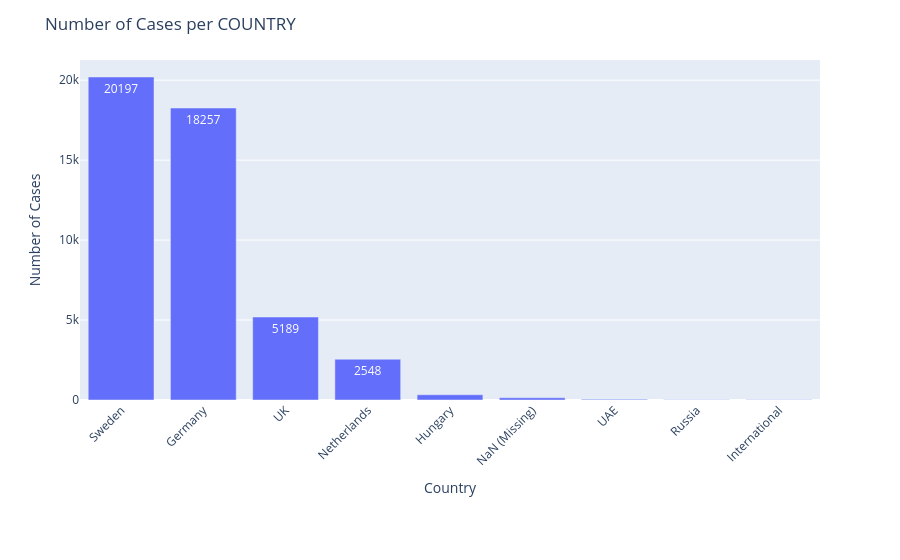

Notebook cell for this chart:
### Code cell
import plotly.express as px

# Count the number of cases per COUNTRY (including NaN)
country_counts = master_df_0['SL_COUNTRY'].value_counts(dropna=False).reset_index()
country_counts.columns = ['SL_COUNTRY', 'case_count']

# Replace NaN with a visible label
country_counts['SL_COUNTRY'] = country_counts['SL_COUNTRY'].fillna('NaN (Missing)')

# Create a bar chart with Plotly and show counts inside the bars
fig = px.bar(
    country_counts,
    x='SL_COUNTRY',
    y='case_count',
    text='case_count',                # show numbers on bars
    title='Number of Cases per COUNTRY',
    labels={'SL_COUNTRY': 'Country', 'case_count': 'Number of Cases'}
)

# Place the text inside the bars and format
fig.update_traces(texttemplate='%{text}', textposition='inside')
fig.update_layout(uniformtext_minsize=10, uniformtext_mode='hide', xaxis_tickangle=-45, margin=dict(t=60, b=160))
fig.show()

### Figure 1 — Plotly figure (JSON) as saved in the notebook; plotly's stock layout.template omitted (floating-point values rounded to 4 significant figures)
{"data": [{"alignmentgroup": "True", "hovertemplate": "Country=%{x}<br>Number of Cases=%{text}<extra></extra>", "legendgroup": "", "marker": {"color": "#636efa", "pattern": {"shape": ""}}, "name": "", "offsetgroup": "", "orientation": "v", "showlegend": false, "text": [20197, 18257, 5189, 2548, 328, 139, 41, 10, 9], "textposition": "inside", "texttemplate": "%{text}", "type": "bar", "x": ["Sweden", "Germany", "UK", "Netherlands", "Hungary", "NaN (Missing)", "UAE", "Russia", "International"], "xaxis": "x", "y": [20197, 18257, 5189, 2548, 328, 139, 41, 10, 9], "yaxis": "y"}], "layout": {"barmode": "relative", "legend": {"tracegroupgap": 0}, "margin": {"b": 160, "t": 60}, "title": {"text": "Number of Cases per COUNTRY"}, "uniformtext": {"minsize": 10, "mode": "hide"}, "xaxis": {"anchor": "y", "domain": [0, 1], "tickangle": -45, "title": {"text": "Country"}}, "yaxis": {"anchor": "x", "domain": [0, 1], "title": {"text": "Number of Cases"}}}}
